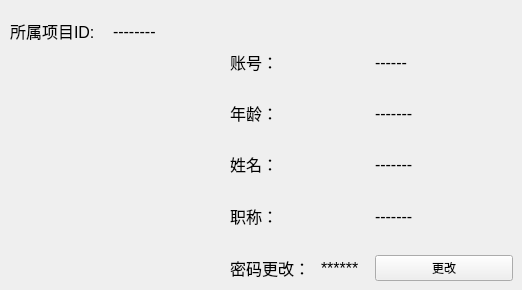
    <widget class="QWidget" name="page_10">
     <widget class="QWidget" name="layoutWidget">
      <property name="geometry">
       <rect>
        <x>10</x>
        <y>20</y>
        <width>199</width>
        <height>22</height>
       </rect>
      </property>
      <layout class="QHBoxLayout" name="horizontalLayout_9">
       <item>
        <widget class="QLabel" name="label_5">
         <property name="font">
          <font>
           <pointsize>12</pointsize>
          </font>
         </property>
         <property name="text">
          <string>所属项目ID:</string>
         </property>
        </widget>
       </item>
       <item>
        <widget class="QLabel" name="Sa_ProIDLabel">
         <property name="font">
          <font>
           <pointsize>12</pointsize>
          </font>
         </property>
         <property name="text">
          <string>--------</string>
         </property>
        </widget>
       </item>
      </layout>
     </widget>
     <widget class="QWidget" name="layoutWidget">
      <property name="geometry">
       <rect>
        <x>230</x>
        <y>50</y>
        <width>283</width>
        <height>231</height>
       </rect>
      </property>
      <layout class="QVBoxLayout" name="verticalLayout">
       <item>
        <layout class="QHBoxLayout" name="horizontalLayout_5">
         <item>
          <widget class="QLabel" name="label">
           <property name="font">
            <font>
             <pointsize>12</pointsize>
            </font>
           </property>
           <property name="text">
            <string>账号：</string>
           </property>
          </widget>
         </item>
         <item>
          <widget class="QLabel" name="Sa_IDLabel">
           <property name="font">
            <font>
             <pointsize>12</pointsize>
            </font>
           </property>
           <property name="text">
            <string>------</string>
           </property>
          </widget>
         </item>
        </layout>
       </item>
       <item>
        <spacer name="verticalSpacer">
         <property name="orientation">
          <enum>Qt::Vertical</enum>
         </property>
         <property name="sizeHint" stdset="0">
          <size>
           <width>20</width>
           <height>40</height>
          </size>
         </property>
        </spacer>
       </item>
       <item>
        <layout class="QHBoxLayout" name="horizontalLayout_6">
         <item>
          <widget class="QLabel" name="label_2">
           <property name="font">
            <font>
             <pointsize>12</pointsize>
            </font>
           </property>
           <property name="text">
            <string>年龄：</string>
           </property>
          </widget>
         </item>
         <item>
          <widget class="QLabel" name="Sa_AgeLabel">
           <property name="font">
            <font>
             <pointsize>12</pointsize>
            </font>
           </property>
           <property name="text">
            <string>-------</string>
           </property>
          </widget>
         </item>
        </layout>
       </item>
       <item>
        <spacer name="verticalSpacer_2">
         <property name="orientation">
          <enum>Qt::Vertical</enum>
         </property>
         <property name="sizeHint" stdset="0">
          <size>
           <width>20</width>
           <height>40</height>
          </size>
         </property>
        </spacer>
       </item>
       <item>
        <layout class="QHBoxLayout" name="horizontalLayout_7">
         <item>
          <widget class="QLabel" name="label_3">
           <property name="font">
            <font>
             <pointsize>12</pointsize>
            </font>
           </property>
           <property name="text">
            <string>姓名：</string>
           </property>
          </widget>
         </item>
         <item>
          <widget class="QLabel" name="Sa_NameLabel">
           <property name="font">
            <font>
             <pointsize>12</pointsize>
            </font>
           </property>
           <property name="text">
            <string>-------</string>
           </property>
          </widget>
         </item>
        </layout>
       </item>
       <item>
        <spacer name="verticalSpacer_3">
         <property name="orientation">
          <enum>Qt::Vertical</enum>
         </property>
         <property name="sizeHint" stdset="0">
          <size>
           <width>20</width>
           <height>40</height>
          </size>
         </property>
        </spacer>
       </item>
       <item>
        <layout class="QHBoxLayout" name="horizontalLayout_8">
         <item>
          <widget class="QLabel" name="label_4">
           <property name="font">
            <font>
             <pointsize>12</pointsize>
            </font>
           </property>
           <property name="text">
            <string>职称：</string>
           </property>
          </widget>
         </item>
         <item>
          <widget class="QLabel" name="Sa_TitleLabel">
           <property name="font">
            <font>
             <pointsize>12</pointsize>
            </font>
           </property>
           <property name="text">
            <string>-------</string>
           </property>
          </widget>
         </item>
        </layout>
       </item>
       <item>
        <spacer name="verticalSpacer_4">
         <property name="orientation">
          <enum>Qt::Vertical</enum>
         </property>
         <property name="sizeHint" stdset="0">
          <size>
           <width>20</width>
           <height>40</height>
          </size>
         </property>
        </spacer>
       </item>
       <item>
        <layout class="QHBoxLayout" name="horizontalLayout_45">
         <item>
          <layout class="QHBoxLayout" name="horizontalLayout_10">
           <item>
            <widget class="QLabel" name="label_6">
             <property name="font">
              <font>
               <pointsize>12</pointsize>
              </font>
             </property>
             <property name="text">
              <string>密码更改： </string>
             </property>
            </widget>
           </item>
           <item>
            <widget class="QLabel" name="label_12">
             <property name="font">
              <font>
               <pointsize>12</pointsize>
              </font>
             </property>
             <property name="text">
              <string>******</string>
             </property>
            </widget>
           </item>
          </layout>
         </item>
         <item>
          <widget class="QPushButton" name="pushButton_16">
           <property name="text">
            <string>更改</string>
           </property>
          </widget>
         </item>
        </layout>
       </item>
      </layout>
     </widget>
     <zorder>layoutWidget</zorder>
     <zorder>layoutWidget</zorder>
    </widget>
